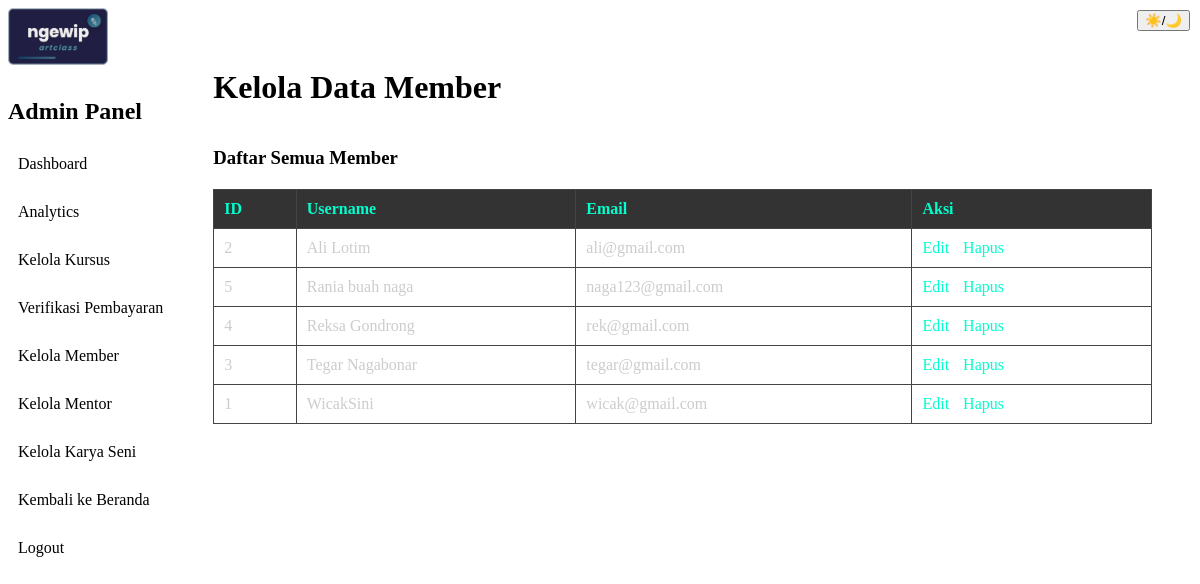
The page /ngewipArtClass_v2/NGEWIPEA/pages/admin/kelola_member.php (signed in) on the database its author committed.
### tables this page shows
CREATE TABLE `member` (
  `id_member` int(11) NOT NULL,
  `username` varchar(50) NOT NULL,
  `email` varchar(50) NOT NULL,
  `password` varchar(255) NOT NULL
);

### ngewipArtClass_v2/NGEWIPEA/pages/admin/kelola_member.php (the view, shortened to what this page needs)
<?php
include '../../database/db.php';
$daftar_member = [];
$query_all_member = "SELECT id_member, username, email FROM member ORDER BY username ASC";
$hasil_all_member = mysqli_query($conn, $query_all_member);
if ($hasil_all_member) {
    while($row = mysqli_fetch_assoc($hasil_all_member)){
        $daftar_member[] = $row;
    }
}
?>
<!DOCTYPE html>
<html lang="id">
<head>
  <link rel="stylesheet" href="../../assets/css/admin.css" />
</head>
<body>
<button id="modeToggle" style="position: fixed; top: 10px; right: 10px; z-index: 200;">☀️/🌙</button>
  <div class="admin-container">
    <aside class="sidebar">
      <img src="../../assets/images/logo.png" class="logo" alt="Logo" />
      <h2>Admin Panel</h2>
      <nav>
        <a href="dashboard.php">Dashboard</a>
        <a href="analytics.php">Analytics</a>
        <a href="kelola_kursus.php">Kelola Kursus</a>
        <a href="verifikasi_pembayaran.php">Verifikasi Pembayaran</a>
        <a href="kelola_member.php" class="active">Kelola Member</a>
        <a href="kelola_mentor.php">Kelola Mentor</a>
        <a href="kelola_karya_seni.php">Kelola Karya Seni</a>
        <a href="../../guest/index.php">Kembali ke Beranda</a>
        <a href="../../guest/logout.php">Logout</a>
      </nav>
    </aside>
    <main class="main-content">
      <header><h1>Kelola Data Member</h1></header>
      <div class="table-container">
        <h3>Daftar Semua Member</h3>
        <table>
            <thead><tr><th>ID</th><th>Username</th><th>Email</th><th>Aksi</th></tr></thead>
            <tbody>
                <?php if(!empty($daftar_member)): foreach($daftar_member as $member): ?>
                <tr>
                    <td><?= $member['id_member']; ?></td>
                    <td><?= htmlspecialchars($member['username']); ?></td>
                    <td><?= htmlspecialchars($member['email']); ?></td>
                    <td>
                        <a href="kelola_member.php?edit_id_member=<?= $member['id_member']; ?>">Edit</a>
                        <a href="kelola_member.php?hapus_id_member=<?= $member['id_member']; ?>" onclick="return confirm('PERHATIAN: Menghapus member juga akan menghapus semua data pendaftaran dan karya seni yang terkait. Apakah Anda yakin?');">Hapus</a>
                    </td>
                </tr>
                <?php endforeach; else: ?>
                <tr><td colspan="4">Tidak ada data member.</td></tr>
                <?php endif; ?>
            </tbody>
        </table>
      </div>
    </main>
  </div>
</body>
</html>

### ngewipArtClass_v2/NGEWIPEA/assets/css/admin.css (style rules this page uses)
body { background-color: var(--bg-color); color: var(--text-color); }
.admin-container { display: flex; min-height: 100vh; }
.sidebar { background: var(--card-bg); }
.sidebar .logo { width: 100px; margin-bottom: 10px; }
.sidebar h2 { color: var(--primary-color); margin-bottom: 20px; }
.sidebar nav { display: flex; flex-direction: column; width: 100%; }
.sidebar nav a { text-decoration: none; color: var(--text-color); padding: 10px; border-radius: 6px; margin-bottom: 10px; transition: 0.3s; }
.sidebar nav a:hover, .sidebar nav a.active { background-color: var(--primary-color); color: var(--bg-color); }
.main-content { flex: 1; padding: 40px; }
.main-content header h1 { font-size: 2rem; color: var(--primary-color); }

### ngewipArtClass_v2/NGEWIPEA/pages/admin/kelola_member.php (style rules this page uses)
.table-container { overflow-x: auto; }
table { width: 100%; border-collapse: collapse; margin-top: 20px; color: #ccc; }
table th, table td { border: 1px solid #444; padding: 10px; text-align: left; }
table th { background-color: #333; color: #00ffcc; }
table td a { color: #00ffcc; text-decoration: none; margin-right: 10px; }

### rows shown on the page
member: id_member "2", username "Ali Lotim", email "ali@gmail.com"
member: id_member "5", username "Rania buah naga", email "naga123@gmail.com"
member: id_member "4", username "Reksa Gondrong", email "rek@gmail.com"
member: id_member "3", username "Tegar Nagabonar", email "tegar@gmail.com"
member: id_member "1", username "WicakSini", email "wicak@gmail.com"
